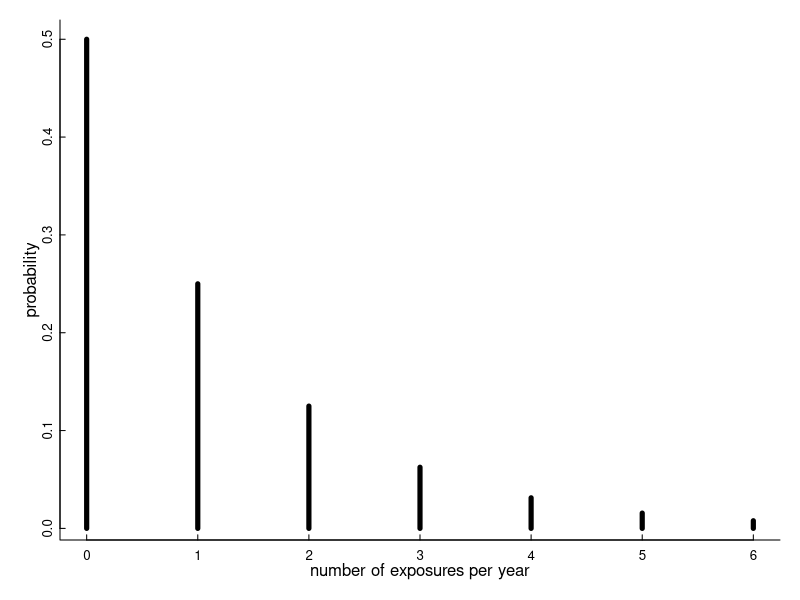
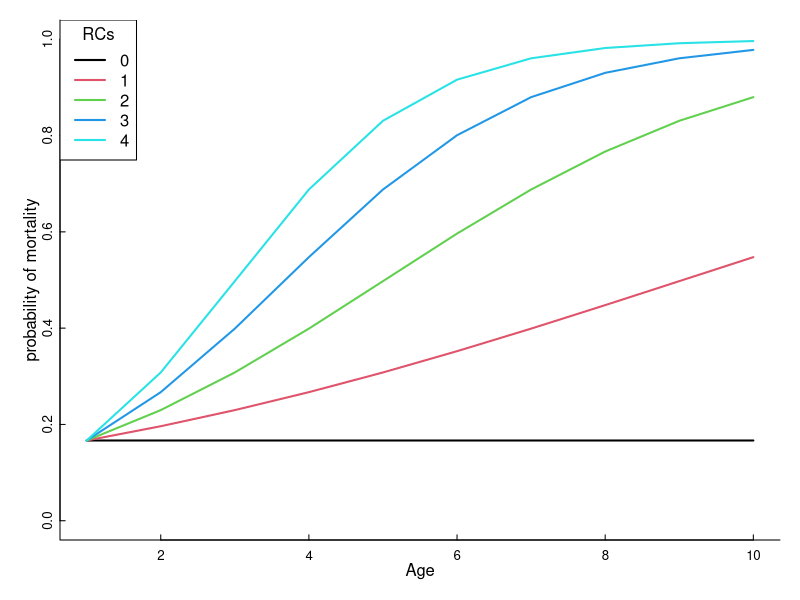
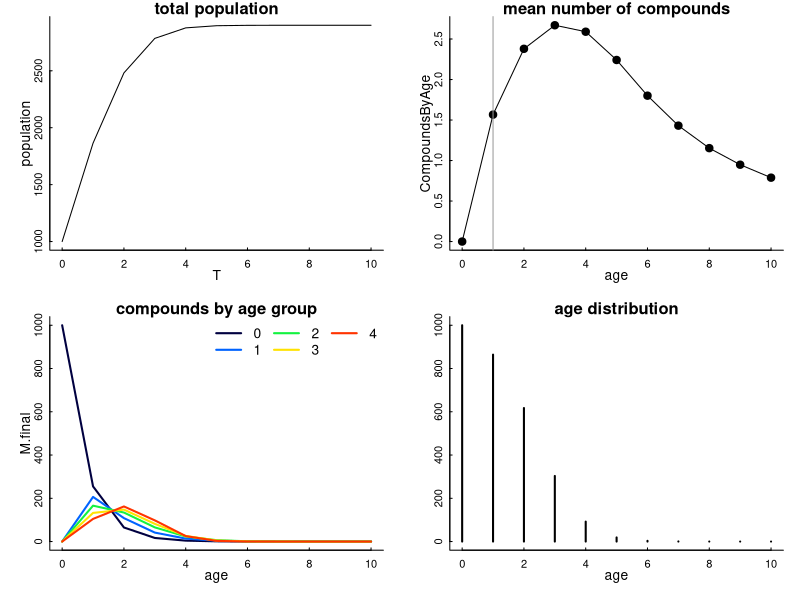

R code for these plots, in order:

## Attempting to learn something about mortality from AR-age curves
## 2023-09-14

#### Elie's inital experimenting ####

library(magrittr)

# Exposure occurs as a negative binomial process with rate $\gamma$, so $P(C_{i,t+1} = k) = NegBinom(1 - \gamma)$, where $C_{i,t}$ refers to the number of compounds individual $i$ is exposed to by time $t$.  Just to give an idea, with a probability of annual contact $\gamma = 0.2$
par(mfrow=c(1,1))
par(bty = "l", mar = c(3,3,1,1), bty = "l", mgp= c(1,.2,0), 
    tck = 0.01, cex.axis = .8)
gamma <- 0.5
plot(0:6, 
     dnbinom(0:6, prob = 1-gamma, size = 1), type = "h", lwd = 5, ylab = "probability",
     xlab = "number of exposures per year")

# Mortality depends on exposure.  INTERESTINGLY, it also has to depend on an interaction between exposure and age(!)  I have a relatively simple two parameter model, but the AGE bit should probably be included as another parameter.
par(bty = "l", mar = c(3,3,1,1), bty = "l", mgp= c(1,.2,0), tck = 0.01, cex.axis = .8)
age.max <- 10; c.max <- 5
mu <- 0.2; beta <- 0.2

expit <- function(x) exp(x)/(1+exp(x))
exposure.matrix <- matrix(0:(c.max-1), nrow = age.max, ncol = c.max, byrow = TRUE)
age.matrix <- matrix(0:(age.max-1), nrow = age.max, ncol = c.max, byrow = FALSE)
mortality.matrix <- expit( log(mu) + beta * exposure.matrix * age.matrix)

matplot(mortality.matrix, type = "l", pch = 1, col = 1:5, lty = 1, lwd = 2, xlab = "Age", ylab = "probability of mortality", ylim = c(0,1))
legend("topleft", col = 1:c.max, legend = 1:c.max-1, lwd = 2, title = "RCs")


# In this model, animals with no exposure have a constant annual mortality of 10% through their adult life (actually not a terrible assumption). 
# But the more rodenticide they've been exposed to, the higher the mortality rate at higher ages. 

## Set up simulation
# basic paramaters
T <- seq(0, 10)
c.max <- 5
age.max <- 11
births <- 1000

# rate of exposure
# gamma <- .75
gamma <- .83  # Using proportion of 338 samples that tested positive

# parameters of mortality 
# beta <- 0.2
# mu <- .32 # these values make curves that look like AR results
beta <- 0.25
mu <- 0.1


expit <- function(x) exp(x)/(1+exp(x))
exposure.matrix <- matrix(0:(c.max-1), nrow = age.max, ncol = c.max, byrow = TRUE)
age.matrix <- matrix(0:(age.max-1), nrow = age.max, ncol = c.max, byrow = FALSE)
mortality.matrix <- expit(log(mu) + beta * exposure.matrix * age.matrix)

# construct exposure transition probability matrix
gamma.vector <- dnbinom(1:c.max, 1, prob = 1 - gamma)
gamma.vector <- gamma.vector/(sum(gamma.vector))
gamma.matrix <- matrix(0, nrow = c.max, ncol = c.max)
for(i in 1:c.max) gamma.matrix[i,i:c.max] <- gamma.vector[1:(c.max - i  + 1)]
gamma.matrix <- gamma.matrix %>% apply(1, function(x) x/sum(x)) %>% t

#
M.total <- array(0, dim= c(length(T), age.max, c.max))
M.total <- provideDimnames(M.total, sep = "", base = list("t", "a", "c"))
M.total[1,1,1] <- births

i <- 2

for(i in 2:length(T)){
  M.old <- M.total[i-1,,]
  
  # First expose them (with transition matrix)    
  M.exposed <- apply(M.old, 1, '%*%', gamma.matrix) %>% t
  
  # next, age + die
  M.aged <- M.exposed
  M.aged[2:age.max,] <- M.exposed[1:(age.max-1),] * (1-mortality.matrix[-1,])
  
  # put into array
  M.total[i,,] <- M.aged
  
  # reset births
  M.total[i,1,] <- c(births, rep(0, c.max-1))
}

M.final <- M.total[length(T),,]
CompoundsByAge <- apply(M.final, 1, 
                        function(x) sum( (x/sum(x)) * (1:c.max-1)))

par(mfrow = c(2,2), mar = c(3,3,1,1), bty = "l", mgp= c(1,.25,0), 
    tck = 0.01, cex.axis = .8)
plot(T, apply(M.total, 1, sum), type = "l", lty = 1, main = "total population", 
     ylab = "population")

plot(0:(age.max-1), CompoundsByAge, 
     type="l", main="mean number of compounds", xlab = "age")
points(0:(age.max-1), CompoundsByAge, pch=20, cex=1.8)
abline(v=1,col="gray60")

matplot(0:(age.max-1), M.final, type = "l", lty = 1, lwd = 2, 
        col = gplots::rich.colors(c.max), xlab = "age", 
        main = "compounds by age group")

legend("topright", legend = 0:(c.max - 1), 
       col = gplots::rich.colors(c.max), lty = 1, lwd = 2,  ncol = 3, 
       bty = "n")

plot(0:(age.max-1), apply(M.final, 1, sum), type = "h", main = "age distribution", lwd = 2, xlab = "age", ylab = "")
